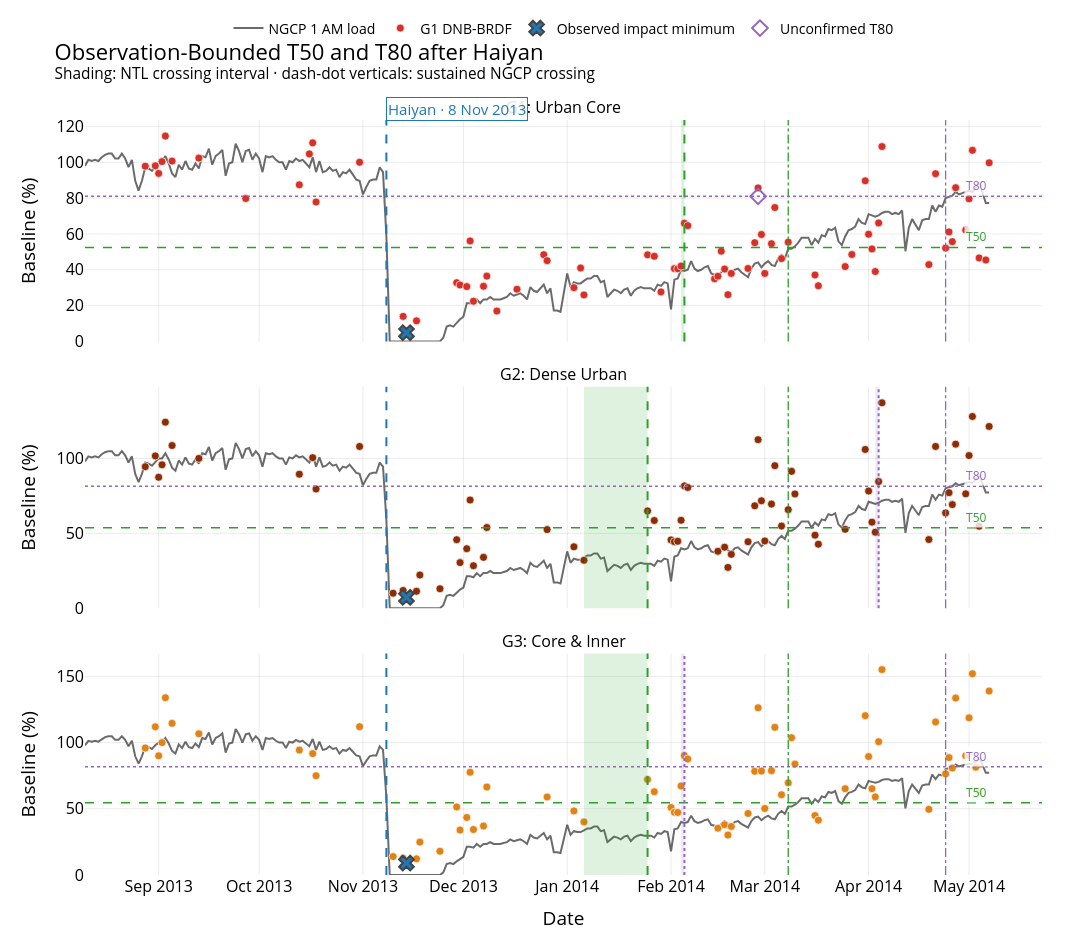

The notebook cell saved with this chart:
### Code cell
fig_milestones = make_subplots(
    rows=3,
    cols=1,
    shared_xaxes=True,
    vertical_spacing=0.06,
    subplot_titles=[
        (
            f"{GROUP_META[group]['code']}: "
            f"{GROUP_META[group]['label']}"
        )
        for group in GROUP_ORDER
    ],
)

ngcp_metrics = recovery_metrics_df[
    recovery_metrics_df["Source"] == "NGCP"
].iloc[0]

for row, group in enumerate(
    GROUP_ORDER,
    start=1,
):
    meta = GROUP_META[group]
    gdf = event_groups[group]

    metrics = recovery_metrics_df[
        recovery_metrics_df["Source"]
        == meta["code"]
    ].iloc[0]

    fig_milestones.add_trace(
        go.Scatter(
            x=df_ngcp_event["Date"],
            y=df_ngcp_event["Pct_baseline"],
            mode="lines",
            line=dict(
                color="rgba(0,0,0,0.58)",
                width=2,
            ),
            name="NGCP 1 AM load",
            legendgroup="NGCP",
            showlegend=(row == 1),
        ),
        row=row,
        col=1,
    )

    fig_milestones.add_trace(
        go.Scatter(
            x=gdf["date"],
            y=gdf["Pct_baseline"],
            mode="markers",
            marker=dict(
                size=8,
                color=meta["color"],
                line=dict(
                    color="white",
                    width=0.7,
                ),
            ),
            customdata=gdf[["SC_pct"]],
            name=f"{meta['code']} DNB-BRDF",
            legendgroup=meta["code"],
            showlegend=(row == 1),
            hovertemplate=(
                "Date: %{x|%Y-%m-%d}<br>"
                "NTL: %{y:.1f}% of baseline<br>"
                "SC: %{customdata[0]:.1f}%"
                "<extra></extra>"
            ),
        ),
        row=row,
        col=1,
    )

    fig_milestones.add_trace(
        go.Scatter(
            x=[metrics["Impact_date"]],
            y=[metrics["Impact_pct_baseline"]],
            mode="markers",
            marker=dict(
                size=13,
                symbol="x",
                color="#1f77b4",
                line=dict(width=2),
            ),
            name="Observed impact minimum",
            legendgroup="impact",
            showlegend=(row == 1),
        ),
        row=row,
        col=1,
    )

    for label, color, dash in [
        ("T50", "#2ca02c", "dash"),
        ("T80", "#9467bd", "dot"),
    ]:
        target = metrics[
            f"{label}_target_pct"
        ]

        lower_date = metrics[
            f"{label}_lower_date"
        ]

        upper_date = metrics[
            f"{label}_upper_date"
        ]

        first_crossing = metrics[
            f"{label}_first_crossing"
        ]

        fig_milestones.add_hline(
            y=target,
            line_dash=dash,
            line_color=color,
            line_width=1.5,
            row=row,
            col=1,
        )

        fig_milestones.add_annotation(
            x=ASSESSMENT_END,
            y=target,
            text=label,
            showarrow=False,
            font=dict(
                size=12,
                color=color,
            ),
            bgcolor="rgba(255,255,255,0.80)",
            xanchor="right",
            yanchor="bottom",
            row=row,
            col=1,
        )

        if (
            pd.notna(lower_date)
            and pd.notna(upper_date)
        ):
            fig_milestones.add_vrect(
                x0=lower_date,
                x1=upper_date,
                fillcolor=hex_to_rgba(
                    color,
                    0.15,
                ),
                line_width=0,
                row=row,
                col=1,
            )

            fig_milestones.add_vline(
                x=upper_date.to_pydatetime(),
                line_dash=dash,
                line_color=color,
                line_width=2,
                row=row,
                col=1,
            )

        elif pd.notna(first_crossing):
            fig_milestones.add_trace(
                go.Scatter(
                    x=[first_crossing],
                    y=[target],
                    mode="markers",
                    marker=dict(
                        symbol="diamond-open",
                        size=12,
                        color=color,
                        line=dict(width=2),
                    ),
                    name=f"Unconfirmed {label}",
                    showlegend=(row == 1),
                ),
                row=row,
                col=1,
            )

        ngcp_date = ngcp_metrics[
            f"{label}_upper_date"
        ]

        if pd.notna(ngcp_date):
            fig_milestones.add_vline(
                x=ngcp_date.to_pydatetime(),
                line_dash="dashdot",
                line_color=color,
                line_width=1.3,
                row=row,
                col=1,
            )

    add_haiyan_marker(
        fig_milestones,
        row=row,
        col=1,
        annotation=(row == 1),
    )

    fig_milestones.update_yaxes(
        title_text="Baseline (%)",
        rangemode="tozero",
        row=row,
        col=1,
    )

fig_milestones.update_layout(
    title=(
        "Observation-Bounded T50 and T80 after Haiyan"
        "<br><sup>"
        "Shading: NTL crossing interval · "
        "dash-dot verticals: sustained NGCP crossing"
        "</sup>"
    )
)

fig_milestones.update_xaxes(
    title_text="Date",
    row=3,
    col=1,
)

apply_figure_style(
    fig_milestones,
    width=1300,
    height=950,
    top=115,
)

fig_milestones.show()

export_figure(
    fig_milestones,
    OUTPUT_MAIN_FIG_DIR
    / "fig_04_haiyan_t50_t80_intervals_g1_g3",
)

### Figure 1 — Plotly figure (JSON) as saved in the notebook; plotly's stock layout.template omitted (floating-point values rounded to 4 significant figures; data arrays with more than 128 entries replaced by an {"elided": "..."} marker saying what was removed)
{"data": [{"legendgroup": "NGCP", "line": {"color": "rgba(0,0,0,0.58)", "width": 2}, "mode": "lines", "name": "NGCP 1 AM load", "showlegend": true, "type": "scatter", "x": {"elided": "271 str values"}, "xaxis": "x", "y": {"elided": "271 float values"}, "yaxis": "y"}, {"customdata": [[82.18], [95.99], [88.86], [70.16], [79.73], [87.08], [85.52], [74.39], [98.22], [77.95], [72.83], [79.06], [96.88], [72.16], [66.82], [64.59], [82.63], [80.4], [74.39], [91.98], [67.26], [71.05], [70.6], [62.14], [62.14], [69.04], [83.07], [78.17], [71.71], [65.92], [92.43], [93.32], [62.36], [83.52], [98.0], [68.6], [93.32], [95.32], [68.6], [87.08], [61.69], [84.19], [82.18], [87.53], [94.43], [93.99], [99.11], [97.77], [81.29], [95.32], [98.66], [93.1], [98.0], [80.18], [77.51], [65.26], [60.36], [72.38], [94.65], [83.3], [70.6], [97.1], [100.0], [69.93], [65.03], [90.65], [75.5], [78.17], [97.77], [96.21], [96.44], [98.66], [95.77], [67.26], [98.89]], "hovertemplate": "Date: %{x|%Y-%m-%d}<br>NTL: %{y:.1f}% of baseline<br>SC: %{customdata[0]:.1f}%<extra></extra>", "legendgroup": "G1", "marker": {"color": "#d73027", "line": {"color": "white", "width": 0.7}, "size": 8}, "mode": "markers", "name": "G1 DNB-BRDF", "showlegend": true, "type": "scatter", "x": ["2013-08-28T00:00:00.000000000", "2013-08-31T00:00:00.000000000", "2013-09-01T00:00:00.000000000", "2013-09-02T00:00:00.000000000", "2013-09-03T00:00:00.000000000", "2013-09-05T00:00:00.000000000", "2013-09-13T00:00:00.000000000", "2013-09-27T00:00:00.000000000", "2013-10-13T00:00:00.000000000", "2013-10-16T00:00:00.000000000", "2013-10-17T00:00:00.000000000", "2013-10-18T00:00:00.000000000", "2013-10-31T00:00:00.000000000", "2013-11-13T00:00:00.000000000", "2013-11-14T00:00:00.000000000", "2013-11-17T00:00:00.000000000", "2013-11-29T00:00:00.000000000", "2013-11-30T00:00:00.000000000", "2013-12-02T00:00:00.000000000", "2013-12-03T00:00:00.000000000", "2013-12-04T00:00:00.000000000", "2013-12-07T00:00:00.000000000", "2013-12-08T00:00:00.000000000", "2013-12-11T00:00:00.000000000", "2013-12-17T00:00:00.000000000", "2013-12-25T00:00:00.000000000", "2013-12-26T00:00:00.000000000", "2014-01-03T00:00:00.000000000", "2014-01-05T00:00:00.000000000", "2014-01-06T00:00:00.000000000", "2014-01-25T00:00:00.000000000", "2014-01-27T00:00:00.000000000", "2014-01-29T00:00:00.000000000", "2014-02-02T00:00:00.000000000", "2014-02-03T00:00:00.000000000", "2014-02-04T00:00:00.000000000", "2014-02-05T00:00:00.000000000", "2014-02-06T00:00:00.000000000", "2014-02-14T00:00:00.000000000", "2014-02-15T00:00:00.000000000", "2014-02-16T00:00:00.000000000", "2014-02-17T00:00:00.000000000", "2014-02-18T00:00:00.000000000", "2014-02-19T00:00:00.000000000", "2014-02-24T00:00:00.000000000", "2014-02-26T00:00:00.000000000", "2014-02-27T00:00:00.000000000", "2014-02-28T00:00:00.000000000", "2014-03-01T00:00:00.000000000", "2014-03-03T00:00:00.000000000", "2014-03-04T00:00:00.000000000", "2014-03-06T00:00:00.000000000", "2014-03-08T00:00:00.000000000", "2014-03-16T00:00:00.000000000", "2014-03-17T00:00:00.000000000", "2014-03-25T00:00:00.000000000", "2014-03-27T00:00:00.000000000", "2014-03-31T00:00:00.000000000", "2014-04-01T00:00:00.000000000", "2014-04-02T00:00:00.000000000", "2014-04-03T00:00:00.000000000", "2014-04-04T00:00:00.000000000", "2014-04-05T00:00:00.000000000", "2014-04-19T00:00:00.000000000", "2014-04-21T00:00:00.000000000", "2014-04-24T00:00:00.000000000", "2014-04-25T00:00:00.000000000", "2014-04-26T00:00:00.000000000", "2014-04-27T00:00:00.000000000", "2014-04-30T00:00:00.000000000", "2014-05-01T00:00:00.000000000", "2014-05-02T00:00:00.000000000", "2014-05-04T00:00:00.000000000", "2014-05-06T00:00:00.000000000", "2014-05-07T00:00:00.000000000"], "xaxis": "x", "y": [97.81, 98.02, 93.77, 100.4, 114.6, 100.7, 102.3, 79.75, 87.42, 104.7, 110.8, 77.83, 100.0, 14.0, 4.913, 11.52, 32.79, 31.52, 30.63, 56.11, 22.44, 30.81, 36.47, 16.98, 29.16, 48.43, 45.11, 30.03, 41.02, 25.99, 48.35, 47.55, 27.66, 40.66, 40.57, 42.06, 65.95, 64.64, 35.0, 36.41, 50.41, 40.42, 26.11, 37.97, 40.73, 55.13, 85.7, 59.71, 37.97, 54.57, 74.75, 46.25, 55.41, 37.1, 31.08, 41.78, 48.53, 89.63, 59.84, 51.64, 39.02, 66.16, 108.8, 42.88, 93.63, 52.11, 61.13, 55.7, 85.79, 62.17, 79.58, 106.7, 46.6, 45.47, 99.7], "yaxis": "y"}, {"legendgroup": "impact", "marker": {"color": "#1f77b4", "line": {"width": 2}, "size": 13, "symbol": "x"}, "mode": "markers", "name": "Observed impact minimum", "showlegend": true, "type": "scatter", "x": ["2013-11-14T00:00:00"], "xaxis": "x", "y": [4.913], "yaxis": "y"}, {"marker": {"color": "#9467bd", "line": {"width": 2}, "size": 12, "symbol": "diamond-open"}, "mode": "markers", "name": "Unconfirmed T80", "showlegend": true, "type": "scatter", "x": ["2014-02-27T00:00:00"], "xaxis": "x", "y": [80.98], "yaxis": "y"}, {"legendgroup": "NGCP", "line": {"color": "rgba(0,0,0,0.58)", "width": 2}, "mode": "lines", "name": "NGCP 1 AM load", "showlegend": false, "type": "scatter", "x": {"elided": "271 str values"}, "xaxis": "x2", "y": {"elided": "271 float values"}, "yaxis": "y2"}, {"customdata": [[82.1], [95.78], [92.36], [62.53], [64.68], [76.88], [77.82], [96.98], [76.88], [75.87], [85.92], [74.4], [84.79], [66.96], [69.97], [70.17], [60.05], [66.42], [73.66], [74.4], [77.82], [67.23], [63.2], [68.3], [77.21], [61.66], [67.76], [73.19], [89.08], [65.35], [86.33], [92.23], [69.91], [91.69], [76.81], [87.8], [87.67], [90.21], [84.92], [87.94], [90.75], [98.99], [95.51], [81.17], [83.24], [97.86], [91.42], [90.01], [60.72], [65.55], [64.88], [65.48], [64.95], [82.44], [90.28], [82.31], [76.01], [94.37], [99.6], [66.55], [65.01], [90.88], [82.24], [81.9], [98.79], [96.25], [96.65], [98.53], [95.84], [98.53]], "hovertemplate": "Date: %{x|%Y-%m-%d}<br>NTL: %{y:.1f}% of baseline<br>SC: %{customdata[0]:.1f}%<extra></extra>", "legendgroup": "G2", "marker": {"color": "#8c2d04", "line": {"color": "white", "width": 0.7}, "size": 8}, "mode": "markers", "name": "G2 DNB-BRDF", "showlegend": false, "type": "scatter", "x": ["2013-08-28T00:00:00.000000000", "2013-08-31T00:00:00.000000000", "2013-09-01T00:00:00.000000000", "2013-09-02T00:00:00.000000000", "2013-09-03T00:00:00.000000000", "2013-09-05T00:00:00.000000000", "2013-09-13T00:00:00.000000000", "2013-10-13T00:00:00.000000000", "2013-10-17T00:00:00.000000000", "2013-10-18T00:00:00.000000000", "2013-10-31T00:00:00.000000000", "2013-11-10T00:00:00.000000000", "2013-11-13T00:00:00.000000000", "2013-11-14T00:00:00.000000000", "2013-11-17T00:00:00.000000000", "2013-11-18T00:00:00.000000000", "2013-11-24T00:00:00.000000000", "2013-11-29T00:00:00.000000000", "2013-11-30T00:00:00.000000000", "2013-12-02T00:00:00.000000000", "2013-12-03T00:00:00.000000000", "2013-12-04T00:00:00.000000000", "2013-12-07T00:00:00.000000000", "2013-12-08T00:00:00.000000000", "2013-12-26T00:00:00.000000000", "2014-01-03T00:00:00.000000000", "2014-01-06T00:00:00.000000000", "2014-01-25T00:00:00.000000000", "2014-01-27T00:00:00.000000000", "2014-02-01T00:00:00.000000000", "2014-02-02T00:00:00.000000000", "2014-02-03T00:00:00.000000000", "2014-02-04T00:00:00.000000000", "2014-02-05T00:00:00.000000000", "2014-02-06T00:00:00.000000000", "2014-02-15T00:00:00.000000000", "2014-02-17T00:00:00.000000000", "2014-02-18T00:00:00.000000000", "2014-02-19T00:00:00.000000000", "2014-02-24T00:00:00.000000000", "2014-02-26T00:00:00.000000000", "2014-02-27T00:00:00.000000000", "2014-02-28T00:00:00.000000000", "2014-03-01T00:00:00.000000000", "2014-03-03T00:00:00.000000000", "2014-03-04T00:00:00.000000000", "2014-03-06T00:00:00.000000000", "2014-03-08T00:00:00.000000000", "2014-03-09T00:00:00.000000000", "2014-03-10T00:00:00.000000000", "2014-03-16T00:00:00.000000000", "2014-03-17T00:00:00.000000000", "2014-03-25T00:00:00.000000000", "2014-03-31T00:00:00.000000000", "2014-04-01T00:00:00.000000000", "2014-04-02T00:00:00.000000000", "2014-04-03T00:00:00.000000000", "2014-04-04T00:00:00.000000000", "2014-04-05T00:00:00.000000000", "2014-04-19T00:00:00.000000000", "2014-04-21T00:00:00.000000000", "2014-04-24T00:00:00.000000000", "2014-04-25T00:00:00.000000000", "2014-04-26T00:00:00.000000000", "2014-04-27T00:00:00.000000000", "2014-04-30T00:00:00.000000000", "2014-05-01T00:00:00.000000000", "2014-05-02T00:00:00.000000000", "2014-05-04T00:00:00.000000000", "2014-05-07T00:00:00.000000000"], "xaxis": "x2", "y": [94.46, 101.6, 87.42, 95.75, 124.2, 108.6, 100.0, 89.44, 100.5, 79.58, 108.0, 10.05, 11.85, 7.286, 11.33, 22.15, 12.99, 45.73, 30.45, 39.73, 72.21, 28.36, 33.95, 53.88, 52.47, 40.98, 32.01, 64.95, 58.53, 45.62, 44.42, 44.69, 58.69, 81.65, 80.58, 38.01, 40.74, 27.23, 35.95, 44.34, 68.35, 112.5, 71.71, 44.9, 69.52, 95.14, 54.84, 65.8, 91.36, 76.26, 48.79, 42.72, 52.67, 106.0, 78.19, 57.46, 50.74, 84.52, 137.1, 45.83, 108.0, 63.62, 77.12, 69.16, 109.5, 76.33, 101.9, 128.0, 54.75, 121.3], "yaxis": "y2"}, {"legendgroup": "impact", "marker": {"color": "#1f77b4", "line": {"width": 2}, "size": 13, "symbol": "x"}, "mode": "markers", "name": "Observed impact minimum", "showlegend": false, "type": "scatter", "x": ["2013-11-14T00:00:00"], "xaxis": "x2", "y": [7.286], "yaxis": "y2"}, {"legendgroup": "NGCP", "line": {"color": "rgba(0,0,0,0.58)", "width": 2}, "mode": "lines", "name": "NGCP 1 AM load", "showlegend": false, "type": "scatter", "x": {"elided": "271 str values"}, "xaxis": "x3", "y": {"elided": "271 float values"}, "yaxis": "y3"}, {"customdata": [[86.34], [91.05], [90.62], [60.75], [66.32], [75.38], [77.03], [94.79], [80.95], [78.0], [84.36], [74.34], [87.13], [66.53], [72.54], [66.14], [64.05], [64.77], [73.22], [74.98], [76.17], [65.64], [61.21], [60.71], [80.01], [61.54], [60.1], [70.2], [87.56], [68.48], [80.98], [90.98], [71.85], [91.45], [78.4], [88.82], [89.11], [90.94], [81.81], [87.42], [87.46], [96.59], [94.1], [79.73], [82.82], [95.94], [87.1], [90.62], [66.28], [68.4], [68.58], [65.46], [70.06], [82.53], [87.89], [78.18], [75.95], [93.06], [98.02], [64.23], [72.68], [90.94], [84.26], [88.71], [98.38], [95.97], [96.48], [99.46], [63.44], [96.37], [99.03]], "hovertemplate": "Date: %{x|%Y-%m-%d}<br>NTL: %{y:.1f}% of baseline<br>SC: %{customdata[0]:.1f}%<extra></extra>", "legendgroup": "G3", "marker": {"color": "#e08214", "line": {"color": "white", "width": 0.7}, "size": 8}, "mode": "markers", "name": "G3 DNB-BRDF", "showlegend": false, "type": "scatter", "x": ["2013-08-28T00:00:00.000000000", "2013-08-31T00:00:00.000000000", "2013-09-01T00:00:00.000000000", "2013-09-02T00:00:00.000000000", "2013-09-03T00:00:00.000000000", "2013-09-05T00:00:00.000000000", "2013-09-13T00:00:00.000000000", "2013-10-13T00:00:00.000000000", "2013-10-17T00:00:00.000000000", "2013-10-18T00:00:00.000000000", "2013-10-31T00:00:00.000000000", "2013-11-10T00:00:00.000000000", "2013-11-13T00:00:00.000000000", "2013-11-14T00:00:00.000000000", "2013-11-17T00:00:00.000000000", "2013-11-18T00:00:00.000000000", "2013-11-24T00:00:00.000000000", "2013-11-29T00:00:00.000000000", "2013-11-30T00:00:00.000000000", "2013-12-02T00:00:00.000000000", "2013-12-03T00:00:00.000000000", "2013-12-04T00:00:00.000000000", "2013-12-07T00:00:00.000000000", "2013-12-08T00:00:00.000000000", "2013-12-26T00:00:00.000000000", "2014-01-03T00:00:00.000000000", "2014-01-06T00:00:00.000000000", "2014-01-25T00:00:00.000000000", "2014-01-27T00:00:00.000000000", "2014-02-01T00:00:00.000000000", "2014-02-02T00:00:00.000000000", "2014-02-03T00:00:00.000000000", "2014-02-04T00:00:00.000000000", "2014-02-05T00:00:00.000000000", "2014-02-06T00:00:00.000000000", "2014-02-15T00:00:00.000000000", "2014-02-17T00:00:00.000000000", "2014-02-18T00:00:00.000000000", "2014-02-19T00:00:00.000000000", "2014-02-24T00:00:00.000000000", "2014-02-26T00:00:00.000000000", "2014-02-27T00:00:00.000000000", "2014-02-28T00:00:00.000000000", "2014-03-01T00:00:00.000000000", "2014-03-03T00:00:00.000000000", "2014-03-04T00:00:00.000000000", "2014-03-06T00:00:00.000000000", "2014-03-08T00:00:00.000000000", "2014-03-09T00:00:00.000000000", "2014-03-10T00:00:00.000000000", "2014-03-16T00:00:00.000000000", "2014-03-17T00:00:00.000000000", "2014-03-25T00:00:00.000000000", "2014-03-31T00:00:00.000000000", "2014-04-01T00:00:00.000000000", "2014-04-02T00:00:00.000000000", "2014-04-03T00:00:00.000000000", "2014-04-04T00:00:00.000000000", "2014-04-05T00:00:00.000000000", "2014-04-19T00:00:00.000000000", "2014-04-21T00:00:00.000000000", "2014-04-24T00:00:00.000000000", "2014-04-25T00:00:00.000000000", "2014-04-26T00:00:00.000000000", "2014-04-27T00:00:00.000000000", "2014-04-30T00:00:00.000000000", "2014-05-01T00:00:00.000000000", "2014-05-02T00:00:00.000000000", "2014-05-03T00:00:00.000000000", "2014-05-04T00:00:00.000000000", "2014-05-07T00:00:00.000000000"], "xaxis": "x3", "y": [95.91, 111.9, 90.04, 100.0, 133.9, 114.5, 106.7, 94.39, 91.71, 74.96, 112.0, 13.91, 12.62, 9.014, 12.2, 24.83, 17.96, 51.4, 33.96, 43.44, 77.63, 34.36, 37.01, 66.45, 58.94, 48.41, 40.11, 72.16, 62.91, 51.04, 47.38, 47.23, 67.24, 90.18, 87.62, 35.38, 38.0, 30.2, 36.66, 46.48, 78.34, 126.3, 78.51, 50.25, 78.82, 111.5, 60.62, 69.59, 103.7, 83.79, 44.92, 41.43, 65.19, 120.4, 89.45, 65.2, 59.01, 100.7, 155.1, 49.6, 115.6, 76.41, 88.67, 80.78, 133.7, 90.01, 118.8, 152.0, 81.47, 63.18, 139.0], "yaxis": "y3"}, {"legendgroup": "impact", "marker": {"color": "#1f77b4", "line": {"width": 2}, "size": 13, "symbol": "x"}, "mode": "markers", "name": "Observed impact minimum", "showlegend": false, "type": "scatter", "x": ["2013-11-14T00:00:00"], "xaxis": "x3", "y": [9.014], "yaxis": "y3"}], "layout": {"annotations": [{"font": {"size": 16}, "showarrow": false, "text": "G1: Urban Core", "x": 0.5, "xanchor": "center", "xref": "paper", "y": 1, "yanchor": "bottom", "yref": "paper"}, {"font": {"size": 16}, "showarrow": false, "text": "G2: Dense Urban", "x": 0.5, "xanchor": "center", "xref": "paper", "y": 0.6467, "yanchor": "bottom", "yref": "paper"}, {"font": {"size": 16}, "showarrow": false, "text": "G3: Core & Inner", "x": 0.5, "xanchor": "center", "xref": "paper", "y": 0.2933, "yanchor": "bottom", "yref": "paper"}, {"bgcolor": "rgba(255,255,255,0.80)", "font": {"color": "#2ca02c", "size": 12}, "showarrow": false, "text": "T50", "x": "2014-05-07T00:00:00", "xanchor": "right", "xref": "x", "y": 52.46, "yanchor": "bottom", "yref": "y"}, {"bgcolor": "rgba(255,255,255,0.80)", "font": {"color": "#9467bd", "size": 12}, "showarrow": false, "text": "T80", "x": "2014-05-07T00:00:00", "xanchor": "right", "xref": "x", "y": 80.98, "yanchor": "bottom", "yref": "y"}, {"bgcolor": "rgba(255,255,255,0.88)", "bordercolor": "#1f77b4", "borderwidth": 1, "font": {"color": "#1f77b4", "size": 15}, "showarrow": false, "text": "Haiyan · 8 Nov 2013", "x": "2013-11-08T00:00:00", "xanchor": "left", "y": 1.03, "yref": "paper"}, {"bgcolor": "rgba(255,255,255,0.80)", "font": {"color": "#2ca02c", "size": 12}, "showarrow": false, "text": "T50", "x": "2014-05-07T00:00:00", "xanchor": "right", "xref": "x2", "y": 53.64, "yanchor": "bottom", "yref": "y2"}, {"bgcolor": "rgba(255,255,255,0.80)", "font": {"color": "#9467bd", "size": 12}, "showarrow": false, "text": "T80", "x": "2014-05-07T00:00:00", "xanchor": "right", "xref": "x2", "y": 81.46, "yanchor": "bottom", "yref": "y2"}, {"bgcolor": "rgba(255,255,255,0.80)", "font": {"color": "#2ca02c", "size": 12}, "showarrow": false, "text": "T50", "x": "2014-05-07T00:00:00", "xanchor": "right", "xref": "x3", "y": 54.51, "yanchor": "bottom", "yref": "y3"}, {"bgcolor": "rgba(255,255,255,0.80)", "font": {"color": "#9467bd", "size": 12}, "showarrow": false, "text": "T80", "x": "2014-05-07T00:00:00", "xanchor": "right", "xref": "x3", "y": 81.8, "yanchor": "bottom", "yref": "y3"}], "font": {"color": "black", "size": 16}, "height": 950, "legend": {"font": {"size": 14}, "orientation": "h", "x": 0.5, "xanchor": "center", "y": 1.1, "yanchor": "bottom"}, "margin": {"b": 75, "l": 85, "r": 50, "t": 115}, "paper_bgcolor": "rgba(0,0,0,0)", "plot_bgcolor": "white", "shapes": [{"line": {"color": "#2ca02c", "dash": "dash", "width": 1.5}, "type": "line", "x0": 0, "x1": 1, "xref": "x domain", "y0": 52.46, "y1": 52.46, "yref": "y"}, {"fillcolor": "rgba(44,160,44,0.15)", "line": {"width": 0}, "type": "rect", "x0": "2014-02-04T00:00:00", "x1": "2014-02-05T00:00:00", "xref": "x", "y0": 0, "y1": 1, "yref": "y domain"}, {"line": {"color": "#2ca02c", "dash": "dash", "width": 2}, "type": "line", "x0": "2014-02-05T00:00:00", "x1": "2014-02-05T00:00:00", "xref": "x", "y0": 0, "y1": 1, "yref": "y domain"}, {"line": {"color": "#2ca02c", "dash": "dashdot", "width": 1.3}, "type": "line", "x0": "2014-03-08T00:00:00", "x1": "2014-03-08T00:00:00", "xref": "x", "y0": 0, "y1": 1, "yref": "y domain"}, {"line": {"color": "#9467bd", "dash": "dot", "width": 1.5}, "type": "line", "x0": 0, "x1": 1, "xref": "x domain", "y0": 80.98, "y1": 80.98, "yref": "y"}, {"line": {"color": "#9467bd", "dash": "dashdot", "width": 1.3}, "type": "line", "x0": "2014-04-24T00:00:00", "x1": "2014-04-24T00:00:00", "xref": "x", "y0": 0, "y1": 1, "yref": "y domain"}, {"line": {"color": "#1f77b4", "dash": "dash", "width": 2}, "type": "line", "x0": "2013-11-08T00:00:00", "x1": "2013-11-08T00:00:00", "xref": "x", "y0": 0, "y1": 1, "yref": "y domain"}, {"line": {"color": "#2ca02c", "dash": "dash", "width": 1.5}, "type": "line", "x0": 0, "x1": 1, "xref": "x2 domain", "y0": 53.64, "y1": 53.64, "yref": "y2"}, {"fillcolor": "rgba(44,160,44,0.15)", "line": {"width": 0}, "type": "rect", "x0": "2014-01-06T00:00:00", "x1": "2014-01-25T00:00:00", "xref": "x2", "y0": 0, "y1": 1, "yref": "y2 domain"}, {"line": {"color": "#2ca02c", "dash": "dash", "width": 2}, "type": "line", "x0": "2014-01-25T00:00:00", "x1": "2014-01-25T00:00:00", "xref": "x2", "y0": 0, "y1": 1, "yref": "y2 domain"}, {"line": {"color": "#2ca02c", "dash": "dashdot", "width": 1.3}, "type": "line", "x0": "2014-03-08T00:00:00", "x1": "2014-03-08T00:00:00", "xref": "x2", "y0": 0, "y1": 1, "yref": "y2 domain"}, {"line": {"color": "#9467bd", "dash": "dot", "width": 1.5}, "type": "line", "x0": 0, "x1": 1, "xref": "x2 domain", "y0": 81.46, "y1": 81.46, "yref": "y2"}, {"fillcolor": "rgba(148,103,189,0.15)", "line": {"width": 0}, "type": "rect", "x0": "2014-04-03T00:00:00", "x1": "2014-04-04T00:00:00", "xref": "x2", "y0": 0, "y1": 1, "yref": "y2 domain"}, {"line": {"color": "#9467bd", "dash": "dot", "width": 2}, "type": "line", "x0": "2014-04-04T00:00:00", "x1": "2014-04-04T00:00:00", "xref": "x2", "y0": 0, "y1": 1, "yref": "y2 domain"}, {"line": {"color": "#9467bd", "dash": "dashdot", "width": 1.3}, "type": "line", "x0": "2014-04-24T00:00:00", "x1": "2014-04-24T00:00:00", "xref": "x2", "y0": 0, "y1": 1, "yref": "y2 domain"}, {"line": {"color": "#1f77b4", "dash": "dash", "width": 2}, "type": "line", "x0": "2013-11-08T00:00:00", "x1": "2013-11-08T00:00:00", "xref": "x2", "y0": 0, "y1": 1, "yref": "y2 domain"}, {"line": {"color": "#2ca02c", "dash": "dash", "width": 1.5}, "type": "line", "x0": 0, "x1": 1, "xref": "x3 domain", "y0": 54.51, "y1": 54.51, "yref": "y3"}, {"fillcolor": "rgba(44,160,44,0.15)", "line": {"width": 0}, "type": "rect", "x0": "2014-01-06T00:00:00", "x1": "2014-01-25T00:00:00", "xref": "x3", "y0": 0, "y1": 1, "yref": "y3 domain"}, {"line": {"color": "#2ca02c", "dash": "dash", "width": 2}, "type": "line", "x0": "2014-01-25T00:00:00", "x1": "2014-01-25T00:00:00", "xref": "x3", "y0": 0, "y1": 1, "yref": "y3 domain"}, {"line": {"color": "#2ca02c", "dash": "dashdot", "width": 1.3}, "type": "line", "x0": "2014-03-08T00:00:00", "x1": "2014-03-08T00:00:00", "xref": "x3", "y0": 0, "y1": 1, "yref": "y3 domain"}, {"line": {"color": "#9467bd", "dash": "dot", "width": 1.5}, "type": "line", "x0": 0, "x1": 1, "xref": "x3 domain", "y0": 81.8, "y1": 81.8, "yref": "y3"}, {"fillcolor": "rgba(148,103,189,0.15)", "line": {"width": 0}, "type": "rect", "x0": "2014-02-04T00:00:00", "x1": "2014-02-05T00:00:00", "xref": "x3", "y0": 0, "y1": 1, "yref": "y3 domain"}, {"line": {"color": "#9467bd", "dash": "dot", "width": 2}, "type": "line", "x0": "2014-02-05T00:00:00", "x1": "2014-02-05T00:00:00", "xref": "x3", "y0": 0, "y1": 1, "yref": "y3 domain"}, {"line": {"color": "#9467bd", "dash": "dashdot", "width": 1.3}, "type": "line", "x0": "2014-04-24T00:00:00", "x1": "2014-04-24T00:00:00", "xref": "x3", "y0": 0, "y1": 1, "yref": "y3 domain"}, {"line": {"color": "#1f77b4", "dash": "dash", "width": 2}, "type": "line", "x0": "2013-11-08T00:00:00", "x1": "2013-11-08T00:00:00", "xref": "x3", "y0": 0, "y1": 1, "yref": "y3 domain"}], "title": {"text": "Observation-Bounded T50 and T80 after Haiyan<br><sup>Shading: NTL crossing interval · dash-dot verticals: sustained NGCP crossing</sup>"}, "width": 1300, "xaxis": {"anchor": "y", "domain": [0, 1], "gridcolor": "rgba(0,0,0,0.08)", "matches": "x3", "showgrid": true, "showticklabels": false, "zeroline": false}, "xaxis2": {"anchor": "y2", "domain": [0, 1], "gridcolor": "rgba(0,0,0,0.08)", "matches": "x3", "showgrid": true, "showticklabels": false, "zeroline": false}, "xaxis3": {"anchor": "y3", "domain": [0, 1], "gridcolor": "rgba(0,0,0,0.08)", "showgrid": true, "title": {"text": "Date"}, "zeroline": false}, "yaxis": {"anchor": "x", "domain": [0.7067, 1], "gridcolor": "rgba(0,0,0,0.08)", "rangemode": "tozero", "showgrid": true, "title": {"text": "Baseline (%)"}, "zeroline": false}, "yaxis2": {"anchor": "x2", "domain": [0.3533, 0.6467], "gridcolor": "rgba(0,0,0,0.08)", "rangemode": "tozero", "showgrid": true, "title": {"text": "Baseline (%)"}, "zeroline": false}, "yaxis3": {"anchor": "x3", "domain": [0, 0.2933], "gridcolor": "rgba(0,0,0,0.08)", "rangemode": "tozero", "showgrid": true, "title": {"text": "Baseline (%)"}, "zeroline": false}}}
